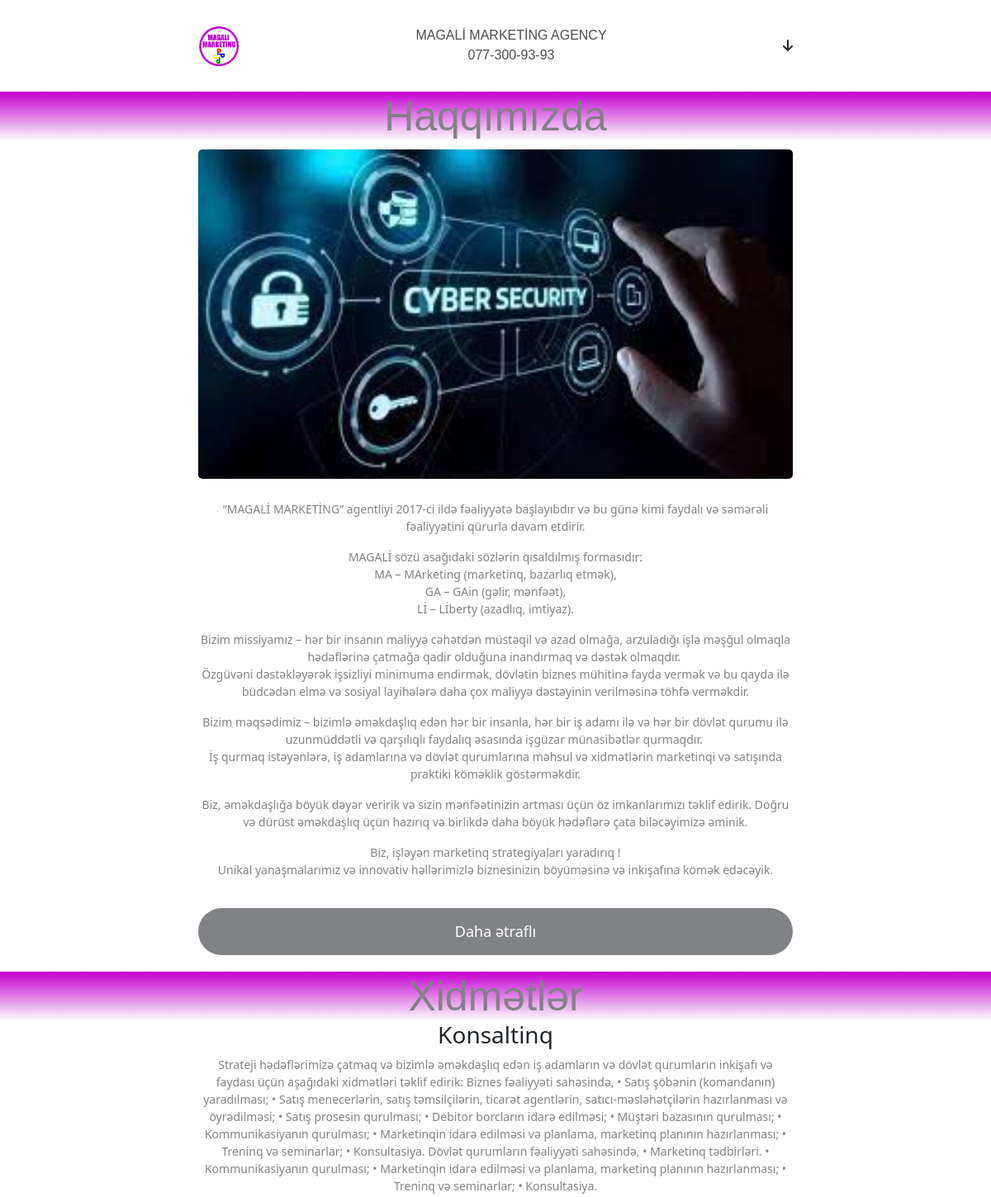
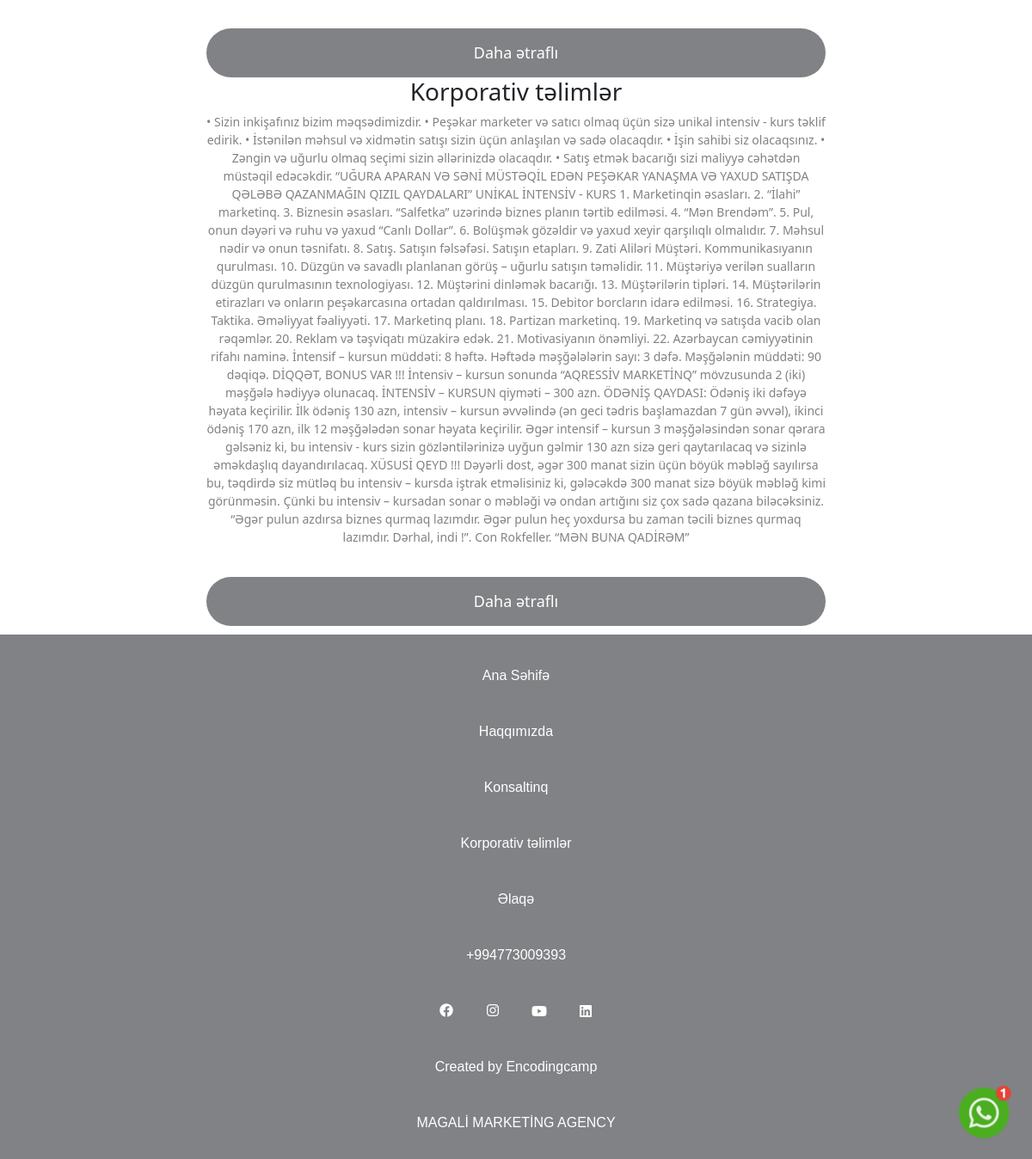
The page / on the database its author committed (2 pictures, top to bottom).
### magali_app/models.py (models this page shows, shortened)
class SettingsModel(models.Model):
    about_banner = models.ImageField(upload_to="imgfiles/",null=True,blank=True)
    about_content = RichTextField()
    vision = models.CharField(max_length=256,null = True, blank= True)
    mission = models.CharField(max_length=256,null= True, blank = True)
    values_context = models.CharField(max_length=256,null= True, blank = True)
    class Meta:
        verbose_name = "Setting"
        verbose_name_plural = "Settings"

class ServicesModel(models.Model):
    title = models.CharField(max_length=256,null=True, blank=True)
    service_content = models.TextField(null= True, blank = True)
    class Meta:
        verbose_name = "Service"
        verbose_name_plural = "Services"

### magali_app/views.py (the view)
# urls.py: path('',views.index,name="index"),
def index(request):
    settings = SettingsModel.objects.first()
    services = ServicesModel.objects.all()
    context = {
        "settings":settings,
    }
    context["services"] = services
    return render(request,"index.html",context)

### templates/index.html (shortened to what this page needs)
   {% extends 'base.html' %}
    {% block content %}
    <div class="about">
        <div class="about_head gradient"><h2>Haqqımızda</h2></div>
        <div class="about_content">
            <div class="about_img"><img src="{{settings.about_banner.url}}" alt=""></div>
            <div class="about_text"><p>{{settings.about_content|safe}}</p></div>
            <a href="{% url 'magali_app:about' %}"><div class="services_btn"><button class="btn">Daha ətraflı</button></div></a>
        </div>
      </div>
      <div class="services">
          <div class="services_head gradient"><h2>Xidmətlər</h2></div>
          {% for service in services %}
          <div class="services_content"><h3>{{service.title}}</h3>
              <div class="services_text"><p>{{service.service_content|safe}}</p></div>
              <div><a href="{% url 'magali_app:servicedetail' service.id %}"><div class="services_btn"><button class="btn">Daha ətraflı</button></div></a></div>
          </div>
          {% endfor %}
      </div>
     {% endblock %}

### templates/base.html (shortened to what this page needs)
<!DOCTYPE html>
<html lang="en">
<head>
    <link rel="stylesheet" href="https://cdnjs.cloudflare.com/ajax/libs/font-awesome/6.4.0/css/all.min.css" />
    <link href="https://cdn.jsdelivr.net/npm/bootstrap@5.3.0-alpha3/dist/css/bootstrap.min.css" rel="stylesheet">
    {% load static %}
    <link rel="stylesheet" href="{% static 'css/style.css' %}">
</head>
<body>
<a class="web-wp" href="https://web.whatsapp.com/send?phone=994773009393&amp;text=Salam. Sizə ən qısa zamanda geri dönüş edəcəyik. Diqqətiniz üçün təşəkkür edirik.&amp;app_absent=0"
 target="_blank"><img src="{% static '/img/wp-png.png' %}" style="width:70px;position:fixed;bottom:20px;right:20px;z-index:9999;"></a>
 <div class="main" >
        <div class="header" onclick="show();">
        <div><img src="{% static '/img/logo.jpeg' %}"></div>
        <div class="center">MAGALİ  MARKETİNG AGENCY
        <br>
        077-300-93-93
        </div>
        <div>
        <i class="fa-solid fa-arrow-down"></i>
        </div>
        </div>
        </div>
    {% block content %}
    {% endblock %}
    <div class="footer">
        <div class="foot_list location"><a href="{%url 'magali_app:index'%}">Ana Səhifə</a></div>
        <div class="foot_list location"><a href="{%url 'magali_app:about'%}">Haqqımızda</a></div>
        {% for service in services %}
        <div class="foot_list location"><a href="{%url 'magali_app:servicedetail' service.id%}">{{service.title}}</a></div>
        {% endfor %}
        <div class="foot_list location"><a href="{% url 'magali_app:contact' %}">Əlaqə</a></div>
        <div class="foot_list location">+994773009393</div>
        <div class="social_footer foot_list">
            <div class="div_icon"><a href="https://www.facebook.com/magali.marketing?mibextid=ZbWKwL"><i class="fa-brands fa-facebook"></i></a></div>
            <div class="div_icon"><a href="https://www.instagram.com/marketing.magali/?igshid=NTc4MTIwNjQ2YQ%3D%3D"><i class="fa-brands fa-instagram"></i></a></div>
            <div class="div_icon"><a href=""></a><i class="fa-brands fa-youtube"></i></div>
            <div class="div_icon"><a href=""></a><i class="fa-brands fa-linkedin"></i></div>
        </div>
        <div class="created_footer foot_list location">Created by Encodingcamp</div>
        <div class="company_name foot_list location">MAGALİ MARKETİNG AGENCY</div>
    </div>
  <link rel="stylesheet" href="https://cdnjs.cloudflare.com/ajax/libs/intl-tel-input/17.0.13/css/intlTelInput.css">
</body>
</html>

### static/css/style.css (style rules this page uses)
* { padding:0; margin:0; box-sizing: border-box; }
.gradient { background:linear-gradient(to bottom,#c500d3,white); }
.about_img img, .services_img img { border-radius:5px; margin:10px 0; width:100%; }
.about_head h2, .services_head h2 { font-size:50px; font-family: sans-serif ; color:#808285; margin:20px 0 0 0; }
.about_text, .services_text { font-size:14px; color:#808285; margin-bottom:20px; float:left; }
.about_content, .services_content { width:60%; display:inline-block; }
.about, .services { text-align:center; }
.about_btn button, .services_btn button { width: 100%; border-radius:30px; padding:15px; border:none; background-color: #808285; font-size: 18px; color:white; }
.header { display:flex; justify-content: center; transition:0.3s; padding-top: 20px; }
a { text-decoration:none; }
.header img { width:50px; }
.header { display:flex; align-items:center; justify-content: space-between; width:100%; }
.center { text-align:center; color:rgba(0,0,0,0.7); }
.main { width:60%; margin:0 auto; }
.footer { width:100%; background-color: #808285; margin-top: 10px; padding:15px 0 0 0; font-size: 16px; color:#ffffff; font-family: sans-serif; padding-bottom:10px; }
.foot_list { height:65px; width:100%; text-align:center; }
.foot_list a { color:#ffffff; font-size:16px; font-family:sans-serif; }
.social_footer { display:flex; justify-content: center; align-items: center; }
.location { display:flex; justify-content: center; align-items: center; }
.div_icon { margin:0 2px 0 2px; width:50px; height:50px; }
.div_icon { width:50px; height:50px; display:flex; align-items: center; justify-content: center; }
.center { font-size:16px; font-family: sans-serif; }
@media (min-width:769px) { .web-wp { display:block; } }

### rows shown on the page
SettingsModel: about_banner (picture), about_content "“MAGALİ MARKETİNG” agentliyi 2017-ci ildə fəaliyyətə başlayıbdır və bu günə kimi faydalı və səmərəli fəaliyyətini qürurla davam etdirir. MAGALİ sözü asağıdaki sözlərin qısaldılmış formasıdır: MA – MArketing (marketinq, bazarlıq etmək), GA – GAin (gəlir, mənfəət), Lİ – Lİberty (azadlıq, imtiyaz). Bizim missiyamız – hər bir insanın maliyyə cəhətdən müstəqil və azad olmağa, arzuladığı işlə məşğul olmaqla hədəflərinə çatmağa qadir olduğuna inandırmaq və dəstək olmaqdır. Özgüvəni dəstəkləyərək işsizliyi minimuma endirmək, dövlətin biznes mühitinə fayda vermək və bu qayda ilə büdcədən elmə və sosiyal layihələrə daha çox maliyyə dəstəyinin verilməsinə töhfə verməkdir. Bizim məqsədimiz – bizimlə…"
ServicesModel: title "Konsaltinq", service_content "Strateji hədəflərimizə çatmaq və bizimlə əməkdaşlıq edən iş adamların və dövlət qurumların inkişafı və faydası üçün aşağıdaki xidmətləri təklif edirik: Biznes fəaliyyəti sahəsində, • Satış şöbənin (komandanın) yaradılması; • Satış menecerlərin, satış təmsilçilərin, ticarət agentlərin, satıcı-məsləhətçilərin hazırlanması və öyrədilməsi; • Satış prosesin qurulması; • Debitor borcların idarə edilməsi; • Müştəri bazasının qurulması; • Kommunikasiyanın qurulması; • Marketinqin idarə edilməsi və planlama, marketinq planının hazırlanması; • Treninq və seminarlar; • Konsultasiya. Dövlət qurumların fəaliyyəti sahəsində, • Marketinq tədbirləri. • Kommunikasiyanın qurulması; • Marketinqin idarə…"
ServicesModel: title "Korporativ təlimlər", service_content "• Sizin inkişafınız bizim məqsədimizdir. • Peşəkar marketer və satıcı olmaq üçün sizə unikal intensiv - kurs təklif edirik. • İstənilən məhsul və xidmətin satışı sizin üçün anlaşılan və sadə olacaqdır. • İşin sahibi siz olacaqsınız. • Zəngin və uğurlu olmaq seçimi sizin əllərinizdə olacaqdır. • Satış etmək bacarığı sizi maliyyə cəhətdən müstəqil edəcəkdir. “UĞURA APARAN VƏ SƏNİ MÜSTƏQİL EDƏN PEŞƏKAR YANAŞMA VƏ YAXUD SATIŞDA QƏLƏBƏ QAZANMAĞIN QIZIL QAYDALARI” UNİKAL İNTENSİV - KURS 1. Marketinqin əsasları. 2. “İlahi” marketinq. 3. Biznesin əsasları. “Salfetka” uzərində biznes planın tərtib edilməsi. 4. “Mən Brendəm”. 5. Pul, onun dəyəri və ruhu və yaxud “Canlı Dollar”. 6. Bolüşmək gözəldir…"
